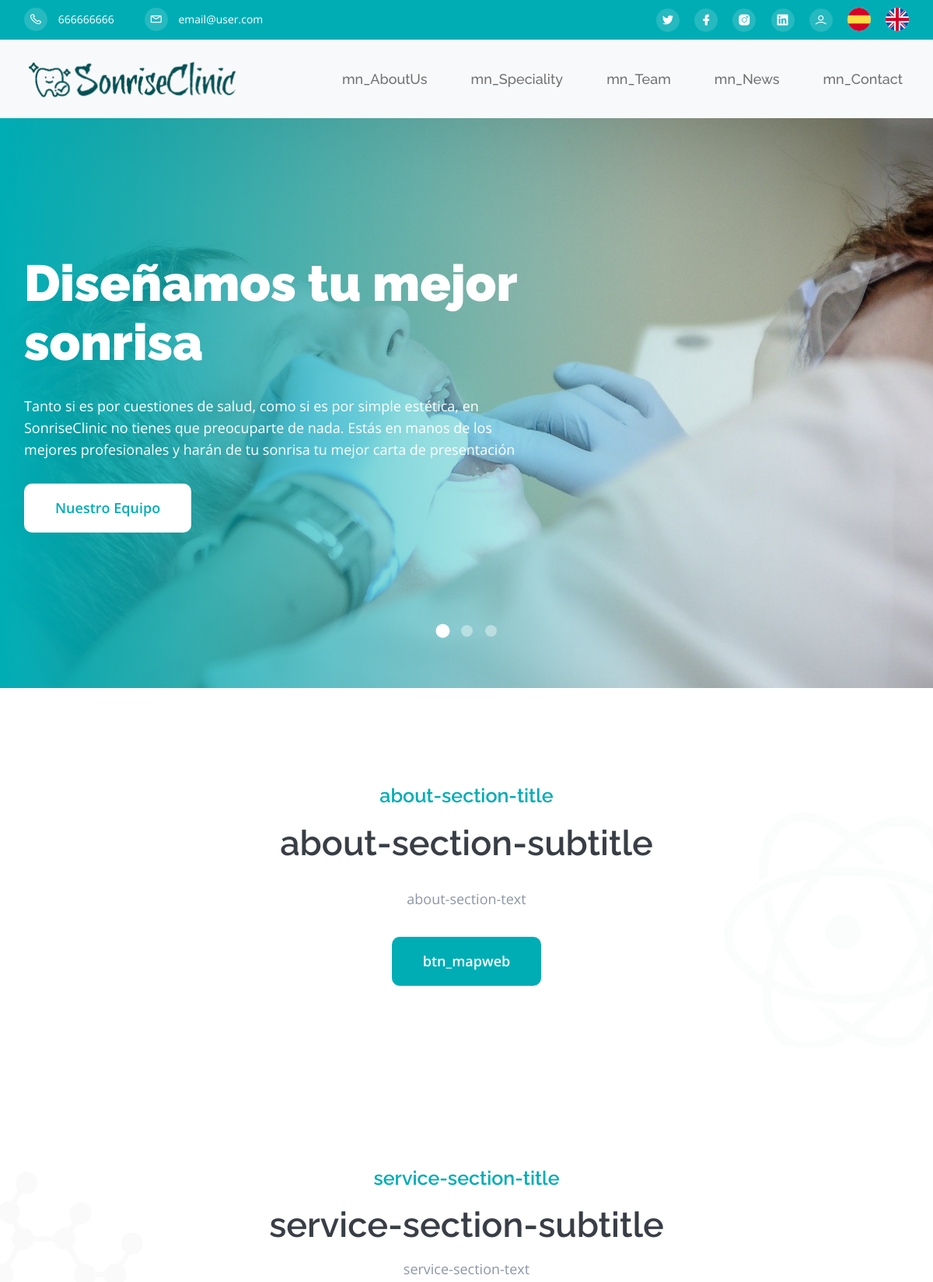
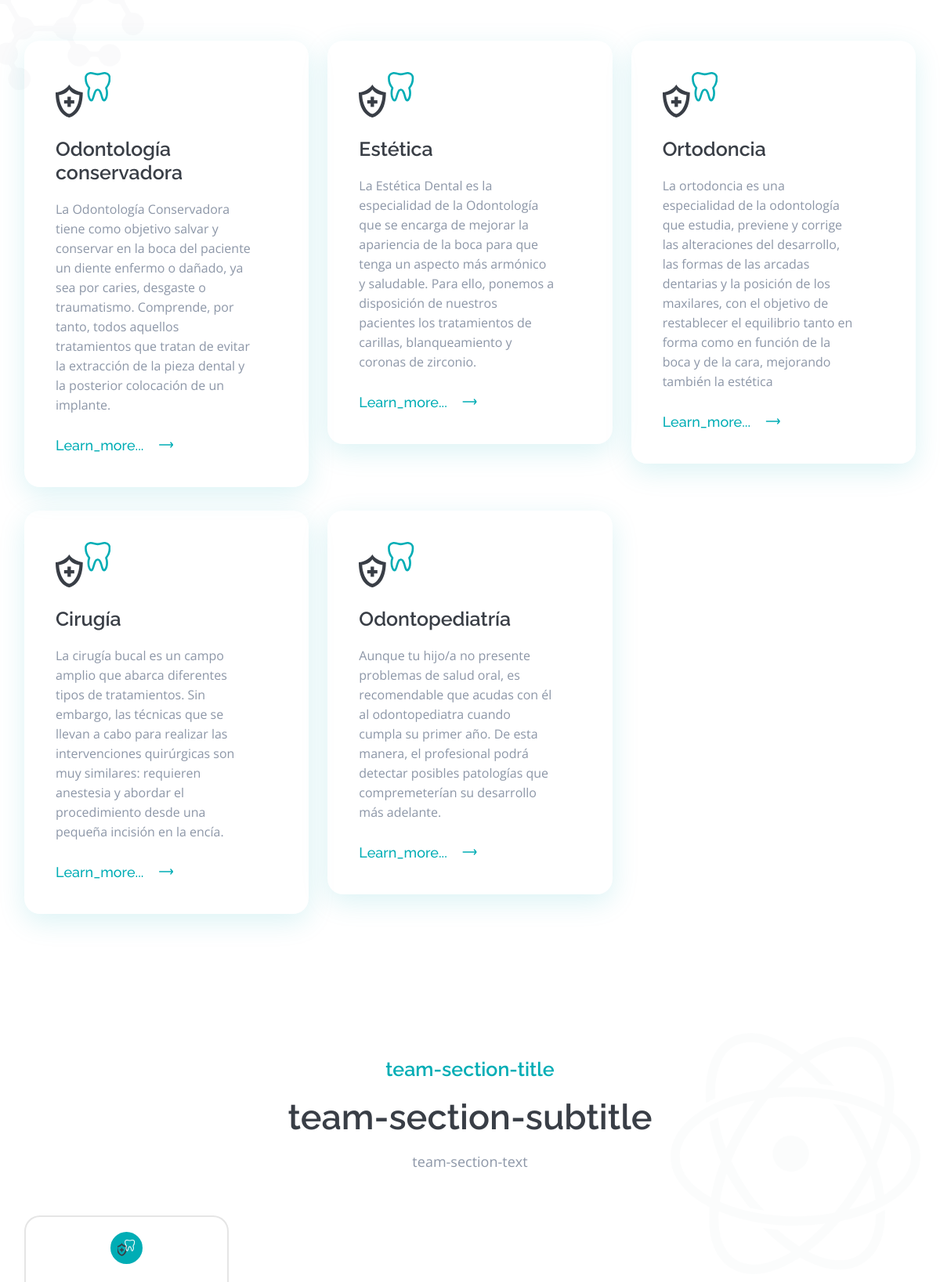
The page / (upper part) on the database its author committed (2 pictures, top to bottom).
### tables this page shows
CREATE TABLE `settings` (
  `id` int(9) NOT NULL,
  `type` varchar(10) NOT NULL,
  `label` varchar(25) NOT NULL,
  `value` varchar(400) NOT NULL
);

CREATE TABLE `blocks` (
  `id` int(9) NOT NULL,
  `id_page` int(9) NOT NULL,
  `name` varchar(56) NOT NULL,
  `label` varchar(56) DEFAULT NULL,
  `order_n` int(9) NOT NULL,
  `title` varchar(56) DEFAULT NULL,
  `subtitle` varchar(56) DEFAULT NULL,
  `text` varchar(56) DEFAULT NULL,
  `enabled` tinyint(1) NOT NULL DEFAULT 1
);

CREATE TABLE `treatmentscategories` (
  `id` int(1) NOT NULL,
  `name` varchar(100) NOT NULL,
  `info` text NOT NULL,
  `image` varchar(300) NOT NULL
);

CREATE TABLE `professionals` (
  `id` int(3) NOT NULL,
  `image` varchar(150) NOT NULL,
  `info` text NOT NULL,
  `tr` varchar(15) DEFAULT NULL,
  `name` varchar(150) NOT NULL,
  `degree` varchar(150) NOT NULL,
  `job` varchar(150) NOT NULL,
  `enabled` int(1) NOT NULL DEFAULT 1
);

### includes/class.data.php (called while the page is built, shortened)
<?php
class DataBase
{
    var $connection;
    public function __construct()
    {
        if (DB_PASS == NULL)
            $this->connection = mysqli_connect(DB_SERVER, DB_USER, DB_NAME);
        else
            $this->connection = mysqli_connect(DB_SERVER, DB_USER, DB_PASS, DB_NAME);
        return true;
    }
    public function send($sql, $type = 'ARRAY')
    {
        $result = mysqli_query($this->connection, $sql) or die(mysqli_error($this->connection));
        $return = array();
        if ($type == 'ARRAY')
            while (($return[] = mysqli_fetch_array($result))) {
            }
        else {
            while (($return[] = mysqli_fetch_assoc($result))) {
            }
        }
        if (count($return) > 1)
            unset($return[count($return) - 1]);
        else
            $return = FALSE;
        return $return;
    }
    public function select($table, $where, $type = 'ARRAY')
    {
        $sql = "SELECT * FROM " . $table . " WHERE " . $where;
        $result = mysqli_query($this->connection, $sql);
        $return = array();
        if ($type == 'ARRAY')
            while (($return[] = mysqli_fetch_array($result))) {
            }
        else
            while (($return[] = mysqli_fetch_assoc($result))) {
            }
        if (count($return) > 1)
            unset($return[count($return) - 1]);
        else
            $return = FALSE;
        return $return;
    }
}

### includes/sessions.php (called while the page is built, shortened)
<?php
if (isset($_SESSION['lang'])) {
    $lang = $_SESSION['lang'];
} else {
    $lang = null;
}
function isAuthenticated()
{
    if (isset($_SESSION['autentificado'])) {
        return $_SESSION['autentificado'];
    } else return FALSE;
}
if (!isset($lang)) :
    $lang = "es";
endif;

### includes/functions.php (called while the page is built, shortened)
<?php
function __($str, $lang = null)
{
	return $str;
}

### blocks/service-section.php (the view, shortened to what this page needs)
<?php
$db = new DataBase();
$result = $db->select("blocks", "id = " . $block["id"]);
?>
<section id="services" class="service-section pt-150">
	<div class="shape shape-3">
		<img src="assets/img/shapes/shape-3.svg" alt="">
	</div>
	<div class="container">
		<div class="row">
			<div class="col-xl-8 mx-auto">
				<div class="section-title text-center mb-55">
					<span class="wow fadeInDown" data-wow-delay=".2s"><?= __($result[0]["title"], $lang) ?></span>
					<h2 class="mb-15 wow fadeInUp" data-wow-delay=".4s"><?= __($result[0]["subtitle"], $lang) ?></h2>
					<p class="wow fadeInUp" data-wow-delay=".6s"><?= __($result[0]["text"], $lang) ?></p>
				</div>
			</div>
		</div>
		<div class="row">
			<?php
			$recordset = $db->send("SELECT * FROM treatmentscategories;");  ?>
			<?php foreach ($recordset as $specialty) : ?>
				<div class="col-lg-4 col-md-6">
					<div class="service-item mb-30">
						<div class="service-icon mb-25">
						</div>
						<div class="service-content">
							<h4><?= $specialty['name'] ?></h4>
							<p style="overflow: hidden; text-overflow: ellipsis; width: 250px;"><?= $specialty['info'] ?></p>
							<a href="../categorieInterventions.php?categorie=<?= $specialty['id'] ?>" class="read-more"><?= __('Learn_more', $lang) ?>... <i class="lni lni-arrow-right"></i></a>
						</div>
					</div>
				</div>
			<?php endforeach; ?>
		</div>
	</div>
</section>

### sections/header.php (shortened to what this page needs)
<header id="home" class="header">
  <div class="header-wrapper">
    <div class="header-top theme-bg">
      <div class="container">
        <div class="row">
          <div class="col-md-8">
            <?php
            $db = new DataBase();
            $phone = $db->select("settings", "label ='lni lni-phone'");
            $mail = $db->select("settings", "label ='lni lni-envelope'");
            ?>
            <div class="header-top-left text-center text-md-left">
              <ul>
                <li><a href="#"><i class="lni lni-phone"></i> <?= isset($phone) ? $phone[0]["value"] : "" ?></a></li>
                <li><a href="#"><i class="lni lni-envelope"></i> <?= isset($mail) ? $mail[0]["value"] : "" ?></a></li>
              </ul>
            </div>
          </div>
          <div class="col-md-4">
            <div class="header-top-right d-none d-md-block">
              <ul>
                <?php
                $db = new DataBase();
                $social = $db->send("SELECT * FROM settings WHERE type = 'social' AND value<>'';");
                if (!empty($social)) :
                  foreach ($social as $key) : ?>
                    <li class="nav-item">
                      <a href="<?= $key['value'] ?>">
                        <i class="<?= $key['label'] ?>"></i>
                      </a>
                    </li>
                <?php endforeach;
                endif;
                ?>
                <li class="nav-item">
                  <?php if (!isAuthenticated()) : ?>
                    <a href="login.php">
                      <i class="lni lni-user"></i>
                    </a>
                  <?php else : ?>
                    <a href="logout.php">
                      <i class="lni lni-close"></i>
                    </a>
                  <?php endif; ?>
                </li>
                <li class="nav-item">
                  <button onclick="window.location.href='<?= $_SERVER['PHP_SELF'] ?>?lang=es'" class="es-button"> &nbsp; </button>
                </li>
                <li class="nav-item">
                  <button onclick="window.location.href='<?= $_SERVER['PHP_SELF'] ?>?lang=en'" class="en-button"> &nbsp; </button>
                </li>
              </ul>
            </div>
          </div>
        </div>
      </div>
    </div>
    <?php
    if ($_SERVER['PHP_SELF'] == "/index.php") :
      $href = "";
    else :
      $href = "index.php";
    endif;
    ?>
    <div class="navbar-area bg-light">
      <div class="container ">
        <div class="row">
          <div class="col-lg-12">
            <nav class="navbar navbar-expand-lg navbar-light bg-light">
              <a class="navbar-brand" href="index.php">
                <img src="assets/img/logo/logo-dark.png" style="width:280px" alt="Logo">
              </a>
              <div class="collapse navbar-collapse sub-menu-bar" id="navbarSupportedContent">
                <ul id="nav" class="navbar-nav ml-auto">
                  <li class="nav-item">
                    <a class="nav-link" href="<?= $href ?>#about"><?= __('mn_AboutUs', $lang) ?></a>
                  </li>
                  <li class="nav-item">
                    <a class="nav-link" href="<?= $href ?>#services"><?= __('mn_Speciality', $lang) ?></a>
                  </li>
                  <li class="nav-item">
                    <a class="nav-link" href="<?= $href ?>#team"><?= __('mn_Team', $lang) ?></a>
                  </li>
                  <li class="nav-item">
                    <a class="nav-link" href="<?= $href ?>#blog"><?= __('mn_News', $lang) ?></a>
                  </li>
                  <li class="nav-item">
                    <a class="nav-link" href="<?= $href ?>#contact"><?= __('mn_Contact', $lang) ?></a>
                  </li>
              </div>
            </nav>
          </div>
        </div>
      </div>
    </div>
  </div>
</header>

### includes/blocks.php (shortened to what this page needs)
<?php
$db = new DataBase();
$sql = "SELECT * FROM pages a INNER JOIN blocks b ON a.id = b.id_page WHERE a.page = '" . $PG_NAME . "' and b.enabled = 1 ORDER BY order_n ASC";
$blocks = $db->send($sql);
foreach ($blocks as $block) :
    include "blocks/" . $block['name'] . ".php";
endforeach;

### blocks/slider-section.php (shortened to what this page needs)
<div class="slider-wrapper">
  <section class="slider-section">
    <div class="slider-active slick-style">
      <div class="single-slider img-bg" style="background-image:url('assets/img/slider/slider-1a.jpg');">
        <div class="container">
          <div class="row">
            <div class="col-xl-7 col-lg-8 col-md-10">
              <div class="slider-content">
                <h1 data-animation="fadeInDown" data-duration="1.5s" data-delay=".5s">Diseñamos tu mejor sonrisa
                </h1>
                <p data-animation="fadeInLeft" data-duration="1.5s" data-delay=".7s">Tanto si es por cuestiones de salud, como si es por simple estética, en SonriseClinic no tienes que
                  preocuparte de nada. Estás en manos de los mejores profesionales y harán de tu sonrisa tu mejor carta de presentación</p>
                <a href="#team" class="btn theme-btn page-scroll" data-animation="fadeInUp" data-duration="1.5s" data-delay=".9s">Nuestro Equipo</a>
              </div>
            </div>
          </div>
        </div>
      </div>
    </div>
  </section>
</div>

### blocks/about-section.php (shortened to what this page needs)
<?php
$db = new DataBase();
$result = $db->select("blocks", "id = " . $block["id"]);
?>
<section id="about" class="about-section pt-120">
	<div class="shape shape-2">
		<img src="assets/img/shapes/shape-2.svg" alt="">
	</div>
	<div class="container">
		<div class="row">
			<div class="col-xl-10 col-lg-11 mx-auto">
				<div class="about-content text-center mb-55">
					<div class="section-title mb-30">
						<span class="wow fadeInDown" data-wow-delay=".2s"><?= __($result[0]["title"], $lang) ?></span>
						<h2 class="mb-15 wow fadeInUp" data-wow-delay=".4s"><?= __($result[0]["subtitle"], $lang) ?></h2>
					</div>
					<p class="mb-35 wow fadeInUp" data-wow-delay=".6s"><?= __($result[0]["text"], $lang) ?></p>
					<a href="about-more.php" class="btn theme-btn wow fadeInUp" data-wow-delay=".8s"><?= __('btn_mapweb', $lang) ?></a>
				</div>
			</div>
		</div>
	</div>
	<div class="about-img text-center">
	</div>
</section>

### blocks/team-section.php (shortened to what this page needs)
<?php
$db = new DataBase();
$result = $db->select("blocks", "id = " . $block["id"]);
?>
<section id="team" class="team-section pt-150 pb-150">
	<div class="shape shape-5">
		<img src="assets/img/shapes/shape-2.svg" alt="">
	</div>
	<div class="container">
		<div class="row">
			<div class="col-xl-8 mx-auto">
				<div class="section-title text-center mb-55">
					<span class="wow fadeInDown" data-wow-delay=".2s"><?= __($result[0]["title"], $lang) ?></span>
					<h2 class="mb-15 wow fadeInUp" data-wow-delay=".4s"><?= __($result[0]["subtitle"], $lang) ?></h2>
					<p class="wow fadeInUp" data-wow-delay=".6s"><?= __($result[0]["text"], $lang) ?></p>
				</div>
			</div>
		</div>
		<div class="team-slider-wrapper">
			<div class="row team-active">
				<?php
				$professionals = $db->select("professionals", "enabled = 1");
				if ($professionals) :
					foreach ($professionals as $person) :
				?>
						<div class="col-xl-3 col-lg-3">
							<div class="single-team text-center mb-85">
								<div class="team-img mb-50">
									<div class="specialist">
									</div>
								</div>
							</div>
						</div>
				<?php endforeach;
				endif; ?>
			</div>
		</div>
	</div>
</section>

### assets/css/tiny-slider.css (style rules this page uses)
.tns-slider { -webkit-transition:all 0s; -moz-transition:all 0s; transition:all 0s }
.tns-slider>.tns-item { -webkit-box-sizing:border-box; -moz-box-sizing:border-box; box-sizing:border-box }
.tns-horizontal.tns-subpixel { white-space:nowrap }
.tns-horizontal.tns-subpixel>.tns-item { display:inline-block; vertical-align:top; white-space:normal }

### sections/head.php (style rules this page uses)
ul li button.es-button { height: 30px; width: 30px; border-radius: 50%; border: none; background-image: url('../images/lenguages/espana.svg'); background-repeat: no-repeat; }
.en-button { height: 30px; width: 30px; border-radius: 50%; border: none; background-image: url('../images/lenguages/reino-unido.svg'); background-repeat: no-repeat; }

### rows shown on the page
settings: value "666666666"
settings: value "email@user.com"
blocks: title "about-section-title", subtitle "about-section-subtitle", text "about-section-text"
blocks: title "service-section-title", subtitle "service-section-subtitle", text "service-section-text"
treatmentscategories: name "Odontología conservadora", info "La Odontología Conservadora tiene como objetivo salvar y conservar en la boca del paciente un diente enfermo o dañado, ya sea por caries, desgaste o traumatismo. Comprende, por tanto, todos aquellos tratamientos que tratan de evitar la extracción de la pieza dental y la posterior colocación de un implante."
treatmentscategories: name "Estética", info "La Estética Dental es la especialidad de la Odontología que se encarga de mejorar la apariencia de la boca para que tenga un aspecto más armónico y saludable. Para ello, ponemos a disposición de nuestros pacientes los tratamientos de carillas, blanqueamiento y coronas de zirconio."
treatmentscategories: name "Ortodoncia", info "La ortodoncia es una especialidad de la odontología que estudia, previene y corrige las alteraciones del desarrollo, las formas de las arcadas dentarias y la posición de los maxilares, con el objetivo de restablecer el equilibrio tanto en forma como en función de la boca y de la cara, mejorando también la estética"
treatmentscategories: name "Cirugía", info "La cirugía bucal es un campo amplio que abarca diferentes tipos de tratamientos. Sin embargo, las técnicas que se llevan a cabo para realizar las intervenciones quirúrgicas son muy similares: requieren anestesia y abordar el procedimiento desde una pequeña incisión en la encía."
treatmentscategories: name "Odontopediatría", info "Aunque tu hijo/a no presente problemas de salud oral, es recomendable que acudas con él al odontopediatra cuando cumpla su primer año. De esta manera, el profesional podrá detectar posibles patologías que compremeterían su desarrollo más adelante."
blocks: title "team-section-title", subtitle "team-section-subtitle", text "team-section-text"

### other values the page prints
__('mn_AboutUs', $lang) "mn_AboutUs"
__('mn_Speciality', $lang) "mn_Speciality"
__('mn_Team', $lang) "mn_Team"
__('mn_News', $lang) "mn_News"
__('mn_Contact', $lang) "mn_Contact"
